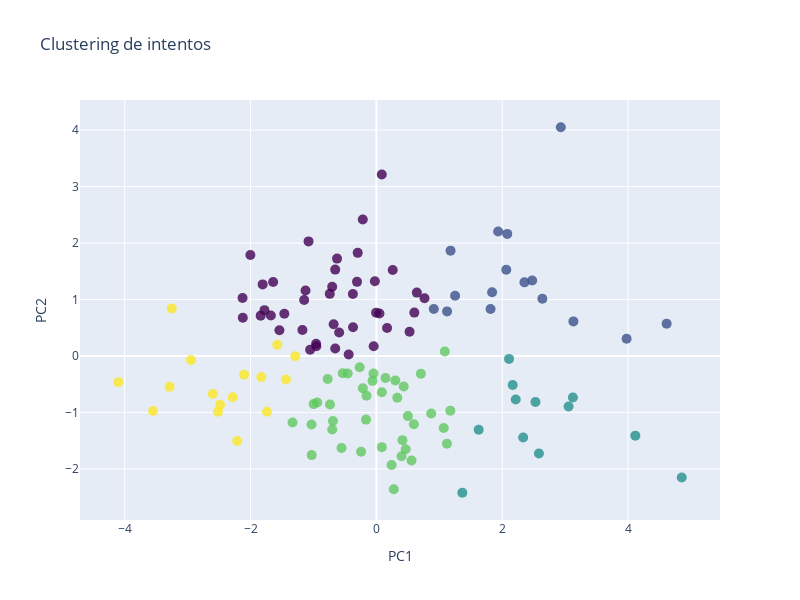

The cell this chart's notebook holds for it:
### Code cell
from sklearn.cluster import KMeans

#Coger las columnas necesarias para crear la matriz de características
matriz_caracteristicas = df_pca[['PC1', 'PC2']].values

# Normalizar los datos
matriz_caracteristicas_norm = StandardScaler().fit_transform(matriz_caracteristicas)

# Definimos o número de iteracións
n_iter = 20

# Obtemos os mesmos centroides iniciais que antes
SEED_VALUE = 190463  # NON CAMBIES ESTE SEED, así todos teremos os mesmos resultados
np.random.seed(SEED_VALUE)
centr_iniciais = matriz_caracteristicas_norm[np.random.choice(matriz_caracteristicas_norm.shape[0], size=5, replace=False)]

# Definimos o modelo
model = KMeans(n_clusters=len(centr_iniciais), init=centr_iniciais, n_init=1,
            max_iter=n_iter, algorithm='full', random_state=SEED_VALUE)

# Axustamos o modelo aos datos
np.random.seed(SEED_VALUE)
#df
agrupamento = model.fit(matriz_caracteristicas_norm)

# Crear la figura
fig = go.Figure(data=[go.Scatter(x=df_pca['PC1'], y=df_pca['PC2'], mode='markers',
                                 marker=dict(size=10, color=agrupamento.labels_ + 1, opacity=0.8,
                                             colorscale='Viridis'),
                                              hovertext=df['token'] + '<br>' + 'Género: ' + df['G03Q02'] + '<br>' +
                                            'Edad: ' + df['G03Q01'].astype(str) + '<br>' +
                                            'Tiempo: ' + df['tiempo'].astype(str) + '<br>' +
                                            'Intentos: ' + df['intentos'].astype(str) + '<br>' +
                                            'Ult. nivel: ' + df['ultNivel'].astype(str) + '<br>' + 
                                            'Errores: ' + df['errores'].astype(str))])

# Configurar layout
fig.update_layout(title='Clustering de intentos',
                  xaxis_title='PC1',
                  yaxis_title='PC2',
                  width=800, height=600)

# Mostrar gráfica
fig.show()

### Figure 1 — Plotly figure (JSON) as saved in the notebook; plotly's stock layout.template omitted (floating-point values rounded to 4 significant figures)
{"data": [{"hovertext": ["accul<br>Género: Masculino<br>Edad: 14<br>Tiempo: 7.387431786977449<br>Intentos: 3.65<br>Ult. nivel: 19.0<br>Errores: 10.0", "aotlm<br>Género: Masculino<br>Edad: 15<br>Tiempo: 8.364646464646464<br>Intentos: 2.25<br>Ult. nivel: 19.0<br>Errores: 4.0", "asopk<br>Género: Masculino<br>Edad: 14<br>Tiempo: 5.66688058962668<br>Intentos: 1.8857142857142857<br>Ult. nivel: 34.0<br>Errores: 18.0", "atlzs<br>Género: Femenino<br>Edad: 14<br>Tiempo: 5.2721702262779555<br>Intentos: 2.423076923076923<br>Ult. nivel: 25.0<br>Errores: 7.0", "auvqa<br>Género: Femenino<br>Edad: 14<br>Tiempo: 6.953159172767432<br>Intentos: 2.0434782608695654<br>Ult. nivel: 22.0<br>Errores: 11.0", "bajbm<br>Género: Femenino<br>Edad: 12<br>Tiempo: 10.741531072413425<br>Intentos: 2.2777777777777777<br>Ult. nivel: 17.0<br>Errores: 7.0", "bdwyj<br>Género: Masculino<br>Edad: 13<br>Tiempo: 6.006919501533505<br>Intentos: 2.95<br>Ult. nivel: 19.0<br>Errores: 12.0", "bhyhw<br>Género: Masculino<br>Edad: 14<br>Tiempo: 5.9184903996983005<br>Intentos: 1.8928571428571428<br>Ult. nivel: 27.0<br>Errores: 17.0", "bjvnt<br>Género: Femenino<br>Edad: 15<br>Tiempo: 3.0<br>Intentos: 2.7<br>Ult. nivel: 9.0<br>Errores: 0.0", "blvkx<br>Género: Otro<br>Edad: 13<br>Tiempo: 10.174072814537242<br>Intentos: 3.0<br>Ult. nivel: 17.0<br>Errores: 7.0", "buvgs<br>Género: Femenino<br>Edad: 12<br>Tiempo: 6.534244670777939<br>Intentos: 2.6363636363636362<br>Ult. nivel: 21.0<br>Errores: 11.0", "cmbfi<br>Género: Masculino<br>Edad: 13<br>Tiempo: 5.88371517945725<br>Intentos: 1.5161290322580645<br>Ult. nivel: 30.0<br>Errores: 10.0", "cojqb<br>Género: Femenino<br>Edad: 8<br>Tiempo: 9.861496943227714<br>Intentos: 3.1666666666666665<br>Ult. nivel: 17.0<br>Errores: 9.0", "dunul<br>Género: Otro<br>Edad: 14<br>Tiempo: 6.514073449377036<br>Intentos: 1.5862068965517242<br>Ult. nivel: 28.0<br>Errores: 18.0", "dwqwi<br>Género: Femenino<br>Edad: 13<br>Tiempo: 7.042073841699589<br>Intentos: 1.8888888888888888<br>Ult. nivel: 26.0<br>Errores: 13.0", "eayrh<br>Género: Femenino<br>Edad: 13<br>Tiempo: 5.227794532407455<br>Intentos: 2.739130434782609<br>Ult. nivel: 22.0<br>Errores: 14.0", "edxmq<br>Género: Masculino<br>Edad: 14<br>Tiempo: 4.876273102342244<br>Intentos: 4.95<br>Ult. nivel: 19.0<br>Errores: 10.0", "ejeuw<br>Género: Femenino<br>Edad: 13<br>Tiempo: 5.498622248696226<br>Intentos: 2.2857142857142856<br>Ult. nivel: 20.0<br>Errores: 6.0", "epjcx<br>Género: Masculino<br>Edad: 12<br>Tiempo: 6.394230769230769<br>Intentos: 5.555555555555555<br>Ult. nivel: 8.0<br>Errores: 0.0", "epqkm<br>Género: Masculino<br>Edad: 14<br>Tiempo: 6.644117647058823<br>Intentos: 2.3846153846153846<br>Ult. nivel: 12.0<br>Errores: 3.0", "eprdu<br>Género: Masculino<br>Edad: 14<br>Tiempo: 4.852869642737504<br>Intentos: 1.7142857142857142<br>Ult. nivel: 34.0<br>Errores: 9.0", "ewqbs<br>Género: Masculino<br>Edad: 14<br>Tiempo: 5.38814728751379<br>Intentos: 3.1363636363636362<br>Ult. nivel: 21.0<br>Errores: 12.0", "fbldj<br>Género: Femenino<br>Edad: 12<br>Tiempo: 5.926862242549875<br>Intentos: 2.037037037037037<br>Ult. nivel: 26.0<br>Errores: 12.0", "fivin<br>Género: Femenino<br>Edad: 15<br>Tiempo: 5.590452350679623<br>Intentos: 2.0<br>Ult. nivel: 19.0<br>Errores: 4.0", "fkmtp<br>Género: Masculino<br>Edad: 13<br>Tiempo: 6.539926664430361<br>Intentos: 2.72<br>Ult. nivel: 24.0<br>Errores: 12.0", "fmtrq<br>Género: Masculino<br>Edad: 13<br>Tiempo: 6.209522594985178<br>Intentos: 1.9130434782608696<br>Ult. nivel: 22.0<br>Errores: 10.0", "fmupf<br>Género: Masculino<br>Edad: 12<br>Tiempo: 7.103058166613154<br>Intentos: 2.1666666666666665<br>Ult. nivel: 23.0<br>Errores: 15.0", "ftpnb<br>Género: Masculino<br>Edad: 14<br>Tiempo: 4.317314444755255<br>Intentos: 1.5714285714285714<br>Ult. nivel: 34.0<br>Errores: 13.0", "gcpze<br>Género: Masculino<br>Edad: 13<br>Tiempo: 4.3781678015463505<br>Intentos: 1.4<br>Ult. nivel: 34.0<br>Errores: 15.0", "gdljy<br>Género: Femenino<br>Edad: 14<br>Tiempo: 6.65150950240236<br>Intentos: 4.176470588235294<br>Ult. nivel: 16.0<br>Errores: 5.0", "gguuc<br>Género: Femenino<br>Edad: 15<br>Tiempo: 3.6981225296442686<br>Intentos: 4.35<br>Ult. nivel: 19.0<br>Errores: 9.0", "gleqe<br>Género: Masculino<br>Edad: 13<br>Tiempo: 5.278053630898049<br>Intentos: 2.04<br>Ult. nivel: 24.0<br>Errores: 8.0", "grkij<br>Género: Femenino<br>Edad: 14<br>Tiempo: 6.583177414607362<br>Intentos: 2.4782608695652173<br>Ult. nivel: 22.0<br>Errores: 9.0", "gzgfk<br>Género: Femenino<br>Edad: 13<br>Tiempo: 3.9166666666666665<br>Intentos: 4.666666666666667<br>Ult. nivel: 8.0<br>Errores: 0.0", "hcbyl<br>Género: Otro<br>Edad: 13<br>Tiempo: 6.363010504767166<br>Intentos: 3.2<br>Ult. nivel: 19.0<br>Errores: 10.0", "hjpbw<br>Género: Masculino<br>Edad: 13<br>Tiempo: 10.37903913026864<br>Intentos: 2.6842105263157894<br>Ult. nivel: 18.0<br>Errores: 13.0", "hpdxj<br>Género: Masculino<br>Edad: 14<br>Tiempo: 4.500753955856378<br>Intentos: 3.142857142857143<br>Ult. nivel: 20.0<br>Errores: 7.0", "hqmhq<br>Género: Masculino<br>Edad: 15<br>Tiempo: 8.195984432234432<br>Intentos: 1.6666666666666667<br>Ult. nivel: 17.0<br>Errores: 8.0", "huyyb<br>Género: Masculino<br>Edad: 14<br>Tiempo: 7.531805612687966<br>Intentos: 2.6842105263157894<br>Ult. nivel: 18.0<br>Errores: 12.0", "icllt<br>Género: Femenino<br>Edad: 12<br>Tiempo: 8.219693111179078<br>Intentos: 2.217391304347826<br>Ult. nivel: 22.0<br>Errores: 9.0", "idmzi<br>Género: Masculino<br>Edad: 14<br>Tiempo: 8.093333333333334<br>Intentos: 3.5714285714285716<br>Ult. nivel: 13.0<br>Errores: 3.0", "ikcar<br>Género: Femenino<br>Edad: 13<br>Tiempo: 5.853960325129708<br>Intentos: 1.8636363636363635<br>Ult. nivel: 21.0<br>Errores: 9.0", "ipdcp<br>Género: Masculino<br>Edad: 14<br>Tiempo: 4.02126287071644<br>Intentos: 2.3181818181818183<br>Ult. nivel: 21.0<br>Errores: 20.0", "itkas<br>Género: Masculino<br>Edad: 12<br>Tiempo: 5.241525141525141<br>Intentos: 4.5<br>Ult. nivel: 17.0<br>Errores: 9.0", "ixrux<br>Género: Masculino<br>Edad: 12<br>Tiempo: 7.1570929417651<br>Intentos: 3.55<br>Ult. nivel: 19.0<br>Errores: 12.0", "jhbuv<br>Género: Masculino<br>Edad: 15<br>Tiempo: 6.425109456938725<br>Intentos: 2.4285714285714284<br>Ult. nivel: 20.0<br>Errores: 5.0", "jozyx<br>Género: Femenino<br>Edad: 14<br>Tiempo: 4.979539345063539<br>Intentos: 3.3529411764705883<br>Ult. nivel: 16.0<br>Errores: 5.0", "khadt<br>Género: Femenino<br>Edad: 14<br>Tiempo: 5.666210100696625<br>Intentos: 2.0<br>Ult. nivel: 26.0<br>Errores: 11.0", "khfha<br>Género: Femenino<br>Edad: 13<br>Tiempo: 6.31875062232205<br>Intentos: 4.045454545454546<br>Ult. nivel: 21.0<br>Errores: 10.0", "kkliq<br>Género: Femenino<br>Edad: 14<br>Tiempo: 9.435239681205685<br>Intentos: 3.125<br>Ult. nivel: 23.0<br>Errores: 12.0", "kkoif<br>Género: Femenino<br>Edad: 13<br>Tiempo: 5.55540728042366<br>Intentos: 1.7857142857142858<br>Ult. nivel: 27.0<br>Errores: 19.0", "kmqou<br>Género: Otro<br>Edad: 13<br>Tiempo: 4.042613993727187<br>Intentos: 2.8636363636363638<br>Ult. nivel: 21.0<br>Errores: 17.0", "knewj<br>Género: Femenino<br>Edad: 15<br>Tiempo: 10.15079365079365<br>Intentos: 2.0<br>Ult. nivel: 10.0<br>Errores: 0.0", "krahz<br>Género: Femenino<br>Edad: 13<br>Tiempo: 7.7430285873192455<br>Intentos: 1.5555555555555556<br>Ult. nivel: 26.0<br>Errores: 11.0", "kzles<br>Género: Femenino<br>Edad: 12<br>Tiempo: 6.373680221239488<br>Intentos: 1.52<br>Ult. nivel: 24.0<br>Errores: 13.0", "lhrbj<br>Género: Femenino<br>Edad: 15<br>Tiempo: 7.676746335952185<br>Intentos: 1.9583333333333333<br>Ult. nivel: 23.0<br>Errores: 7.0", "loemd<br>Género: Otro<br>Edad: 14<br>Tiempo: 8.376097840029855<br>Intentos: 1.5925925925925926<br>Ult. nivel: 26.0<br>Errores: 13.0", "lohyo<br>Género: Femenino<br>Edad: 12<br>Tiempo: 3.659881180504039<br>Intentos: 4.476190476190476<br>Ult. nivel: 20.0<br>Errores: 11.0", "lwryl<br>Género: Masculino<br>Edad: 14<br>Tiempo: 7.0002127939627945<br>Intentos: 2.736842105263158<br>Ult. nivel: 18.0<br>Errores: 15.0", "mewpz<br>Género: Femenino<br>Edad: 12<br>Tiempo: 5.905385991682576<br>Intentos: 3.6818181818181817<br>Ult. nivel: 21.0<br>Errores: 12.0", "mgaak<br>Género: Masculino<br>Edad: 15<br>Tiempo: 4.055539013831696<br>Intentos: 1.4<br>Ult. nivel: 34.0<br>Errores: 13.0", "mjiso<br>Género: Femenino<br>Edad: 15<br>Tiempo: 7.447546147080591<br>Intentos: 1.44<br>Ult. nivel: 24.0<br>Errores: 15.0", "mymho<br>Género: Femenino<br>Edad: 15<br>Tiempo: 6.705357142857143<br>Intentos: 4.833333333333333<br>Ult. nivel: 11.0<br>Errores: 4.0", "ngavz<br>Género: Masculino<br>Edad: 14<br>Tiempo: 3.2644416828591605<br>Intentos: 2.4857142857142858<br>Ult. nivel: 34.0<br>Errores: 22.0", "nhbnj<br>Género: Masculino<br>Edad: 12<br>Tiempo: 6.987273001508295<br>Intentos: 5.052631578947368<br>Ult. nivel: 18.0<br>Errores: 8.0", "nuasx<br>Género: Masculino<br>Edad: 13<br>Tiempo: 5.669475396398473<br>Intentos: 3.8<br>Ult. nivel: 19.0<br>Errores: 7.0", "oahey<br>Género: Masculino<br>Edad: 13<br>Tiempo: 5.888230004492558<br>Intentos: 1.6896551724137931<br>Ult. nivel: 28.0<br>Errores: 18.0", "onyep<br>Género: Femenino<br>Edad: 14<br>Tiempo: 4.852661348416973<br>Intentos: 3.7037037037037037<br>Ult. nivel: 26.0<br>Errores: 12.0", "orjyn<br>Género: Femenino<br>Edad: 12<br>Tiempo: 4.978347070236471<br>Intentos: 4.083333333333333<br>Ult. nivel: 23.0<br>Errores: 17.0", "pbgky<br>Género: Masculino<br>Edad: 13<br>Tiempo: 5.538329124262537<br>Intentos: 2.25<br>Ult. nivel: 23.0<br>Errores: 14.0", "pbwkf<br>Género: Masculino<br>Edad: 13<br>Tiempo: 4.321942704624349<br>Intentos: 2.5833333333333335<br>Ult. nivel: 23.0<br>Errores: 11.0", "pleui<br>Género: Masculino<br>Edad: 13<br>Tiempo: 6.004582190286532<br>Intentos: 1.8148148148148149<br>Ult. nivel: 26.0<br>Errores: 14.0", "pqwaf<br>Género: Masculino<br>Edad: 12<br>Tiempo: 9.510852573352572<br>Intentos: 1.3214285714285714<br>Ult. nivel: 27.0<br>Errores: 15.0", "prpej<br>Género: Femenino<br>Edad: 12<br>Tiempo: 8.875632870297162<br>Intentos: 2.3157894736842106<br>Ult. nivel: 18.0<br>Errores: 4.0", "psido<br>Género: Masculino<br>Edad: 14<br>Tiempo: 7.010320140118698<br>Intentos: 2.590909090909091<br>Ult. nivel: 21.0<br>Errores: 18.0", "ptmkr<br>Género: Masculino<br>Edad: 13<br>Tiempo: 4.829526955520797<br>Intentos: 3.9565217391304346<br>Ult. nivel: 22.0<br>Errores: 19.0", "pygoc<br>Género: Otro<br>Edad: 14<br>Tiempo: 4.913241611079862<br>Intentos: 1.5333333333333334<br>Ult. nivel: 29.0<br>Errores: 12.0", "pzfdd<br>Género: Masculino<br>Edad: 13<br>Tiempo: 5.331609096527827<br>Intentos: 2.45<br>Ult. nivel: 19.0<br>Errores: 10.0", "qeqyj<br>Género: Masculino<br>Edad: 13<br>Tiempo: 4.537446423088415<br>Intentos: 2.2<br>Ult. nivel: 24.0<br>Errores: 12.0", "qfsdj<br>Género: Masculino<br>Edad: 15<br>Tiempo: 5.958268429806341<br>Intentos: 1.2758620689655173<br>Ult. nivel: 28.0<br>Errores: 14.0", "qgcgc<br>Género: Masculino<br>Edad: 12<br>Tiempo: 5.285877107231274<br>Intentos: 2.2962962962962963<br>Ult. nivel: 26.0<br>Errores: 13.0", "qwnpf<br>Género: Masculino<br>Edad: 12<br>Tiempo: 9.060051963293853<br>Intentos: 2.736842105263158<br>Ult. nivel: 18.0<br>Errores: 8.0", "raqdt<br>Género: Femenino<br>Edad: 13<br>Tiempo: 6.751497953227829<br>Intentos: 1.9090909090909092<br>Ult. nivel: 21.0<br>Errores: 10.0", "rdiaf<br>Género: Masculino<br>Edad: 14<br>Tiempo: 4.537196446447847<br>Intentos: 3.607142857142857<br>Ult. nivel: 27.0<br>Errores: 16.0", "rfofs<br>Género: Masculino<br>Edad: 13<br>Tiempo: 6.5<br>Intentos: 6.25<br>Ult. nivel: 7.0<br>Errores: 0.0", "rkmrw<br>Género: Femenino<br>Edad: 12<br>Tiempo: 8.145612216959922<br>Intentos: 2.0<br>Ult. nivel: 20.0<br>Errores: 8.0", "rqaby<br>Género: Masculino<br>Edad: 12<br>Tiempo: 7.260729949874687<br>Intentos: 3.933333333333333<br>Ult. nivel: 14.0<br>Errores: 10.0", "rsjxu<br>Género: Otro<br>Edad: 12<br>Tiempo: 5.637196336121067<br>Intentos: 6.071428571428571<br>Ult. nivel: 13.0<br>Errores: 4.0", "sbexy<br>Género: Femenino<br>Edad: 12<br>Tiempo: 10.997455322455323<br>Intentos: 4.538461538461538<br>Ult. nivel: 12.0<br>Errores: 3.0", "srjon<br>Género: Masculino<br>Edad: 13<br>Tiempo: 5.876009356765388<br>Intentos: 1.3333333333333333<br>Ult. nivel: 26.0<br>Errores: 14.0", "stiry<br>Género: Femenino<br>Edad: 15<br>Tiempo: 7.055726092089728<br>Intentos: 1.368421052631579<br>Ult. nivel: 18.0<br>Errores: 6.0", "swvxx<br>Género: Masculino<br>Edad: 14<br>Tiempo: 6.619645302334431<br>Intentos: 3.6315789473684212<br>Ult. nivel: 18.0<br>Errores: 10.0", "sxipu<br>Género: Femenino<br>Edad: 14<br>Tiempo: 4.511074696811374<br>Intentos: 4.368421052631579<br>Ult. nivel: 18.0<br>Errores: 6.0", "sybwc<br>Género: Masculino<br>Edad: 12<br>Tiempo: 9.07651727876489<br>Intentos: 2.45<br>Ult. nivel: 19.0<br>Errores: 7.0", "tavin<br>Género: Masculino<br>Edad: 15<br>Tiempo: 6.012539279585058<br>Intentos: 2.56<br>Ult. nivel: 24.0<br>Errores: 12.0", "tcvyz<br>Género: Femenino<br>Edad: 13<br>Tiempo: 6.714398629879443<br>Intentos: 2.736842105263158<br>Ult. nivel: 18.0<br>Errores: 5.0", "tekwp<br>Género: Masculino<br>Edad: 14<br>Tiempo: 4.290134128369423<br>Intentos: 5.333333333333333<br>Ult. nivel: 20.0<br>Errores: 10.0", "thaho<br>Género: Masculino<br>Edad: 13<br>Tiempo: 5.156926548397137<br>Intentos: 3.391304347826087<br>Ult. nivel: 22.0<br>Errores: 14.0", "tinco<br>Género: Femenino<br>Edad: 15<br>Tiempo: 9.401666666666666<br>Intentos: 3.7142857142857144<br>Ult. nivel: 13.0<br>Errores: 4.0", "tjfzy<br>Género: Masculino<br>Edad: 13<br>Tiempo: 4.451075787092688<br>Intentos: 5.4<br>Ult. nivel: 19.0<br>Errores: 5.0", "tqgyp<br>Género: Masculino<br>Edad: 14<br>Tiempo: 2.4972596987591933<br>Intentos: 5.172413793103448<br>Ult. nivel: 28.0<br>Errores: 19.0", "ubmtx<br>Género: Otro<br>Edad: 14<br>Tiempo: 4.38939568397978<br>Intentos: 4.190476190476191<br>Ult. nivel: 20.0<br>Errores: 11.0", "ucdvy<br>Género: Masculino<br>Edad: 15<br>Tiempo: 4.5519962022364195<br>Intentos: 3.6666666666666665<br>Ult. nivel: 23.0<br>Errores: 12.0", "uniee<br>Género: Femenino<br>Edad: 13<br>Tiempo: 5.448670088220188<br>Intentos: 3.130434782608696<br>Ult. nivel: 22.0<br>Errores: 17.0", "uzzpo<br>Género: Femenino<br>Edad: 13<br>Tiempo: 4.991653613267097<br>Intentos: 1.5925925925925926<br>Ult. nivel: 26.0<br>Errores: 12.0", "vddlg<br>Género: Femenino<br>Edad: 14<br>Tiempo: 4.5<br>Intentos: 2.0<br>Ult. nivel: 9.0<br>Errores: 0.0", "vsxld<br>Género: Femenino<br>Edad: 13<br>Tiempo: 6.712788207361145<br>Intentos: 1.2692307692307692<br>Ult. nivel: 25.0<br>Errores: 9.0", "vvqlm<br>Género: Masculino<br>Edad: 14<br>Tiempo: 5.077514397367338<br>Intentos: 3.0454545454545454<br>Ult. nivel: 21.0<br>Errores: 10.0", "wjaxi<br>Género: Masculino<br>Edad: 15<br>Tiempo: 4.900420233547792<br>Intentos: 1.9259259259259258<br>Ult. nivel: 26.0<br>Errores: 17.0", "wqmgq<br>Género: Masculino<br>Edad: 15<br>Tiempo: 5.2804359890976835<br>Intentos: 6.0<br>Ult. nivel: 17.0<br>Errores: 9.0", "xbmmw<br>Género: Masculino<br>Edad: 13<br>Tiempo: 5.33702511921322<br>Intentos: 2.3703703703703702<br>Ult. nivel: 26.0<br>Errores: 18.0", "xnpqf<br>Género: Masculino<br>Edad: 14<br>Tiempo: 8.094084874448411<br>Intentos: 1.4545454545454546<br>Ult. nivel: 21.0<br>Errores: 9.0", "xtdrq<br>Género: Femenino<br>Edad: 15<br>Tiempo: 10.569654997779997<br>Intentos: 2.111111111111111<br>Ult. nivel: 17.0<br>Errores: 7.0", "yazod<br>Género: Masculino<br>Edad: 15<br>Tiempo: 5.820794022420461<br>Intentos: 2.16<br>Ult. nivel: 24.0<br>Errores: 12.0", "yfohf<br>Género: Femenino<br>Edad: 14<br>Tiempo: 7.4126016202935165<br>Intentos: 2.727272727272727<br>Ult. nivel: 21.0<br>Errores: 10.0", "yvpmf<br>Género: Masculino<br>Edad: 13<br>Tiempo: 4.227706940869089<br>Intentos: 4.083333333333333<br>Ult. nivel: 23.0<br>Errores: 11.0", "yxewz<br>Género: Femenino<br>Edad: 15<br>Tiempo: 8.988076891634204<br>Intentos: 4.105263157894737<br>Ult. nivel: 18.0<br>Errores: 5.0", "yxjji<br>Género: Masculino<br>Edad: 15<br>Tiempo: 9.882352941176471<br>Intentos: 6.166666666666667<br>Ult. nivel: 11.0<br>Errores: 1.0", "yyvas<br>Género: Femenino<br>Edad: 12<br>Tiempo: 6.905855737364679<br>Intentos: 4.136363636363637<br>Ult. nivel: 21.0<br>Errores: 15.0", "zbgwk<br>Género: Otro<br>Edad: 15<br>Tiempo: 5.978548644338118<br>Intentos: 4.933333333333334<br>Ult. nivel: 14.0<br>Errores: 6.0", "zcibf<br>Género: Femenino<br>Edad: 13<br>Tiempo: 7.610657148234788<br>Intentos: 1.6956521739130435<br>Ult. nivel: 22.0<br>Errores: 9.0", "zdnso<br>Género: Femenino<br>Edad: 15<br>Tiempo: 5.407340943181171<br>Intentos: 1.9259259259259258<br>Ult. nivel: 26.0<br>Errores: 14.0", "zwzfv<br>Género: Masculino<br>Edad: 14<br>Tiempo: 8.120519417737954<br>Intentos: 3.0434782608695654<br>Ult. nivel: 22.0<br>Errores: 12.0", "zxvkj<br>Género: Femenino<br>Edad: 14<br>Tiempo: 5.417953081606242<br>Intentos: 2.0<br>Ult. nivel: 21.0<br>Errores: 7.0"], "marker": {"color": [4, 4, 5, 4, 4, 2, 1, 5, 4, 2, 1, 1, 2, 1, 1, 1, 4, 1, 2, 4, 5, 4, 1, 4, 1, 1, 1, 5, 5, 3, 4, 1, 4, 3, 1, 2, 4, 4, 4, 1, 3, 1, 5, 2, 2, 4, 4, 5, 2, 4, 1, 1, 3, 1, 1, 4, 1, 4, 4, 1, 5, 1, 3, 5, 2, 4, 1, 4, 1, 1, 5, 1, 1, 2, 4, 1, 1, 1, 5, 5, 1, 2, 1, 5, 3, 1, 2, 2, 2, 1, 4, 4, 4, 2, 4, 2, 4, 1, 3, 4, 5, 4, 4, 1, 1, 4, 1, 4, 5, 3, 1, 4, 3, 4, 4, 4, 3, 3, 1, 3, 1, 5, 4, 4], "colorscale": [[0, "#440154"], [0.1111, "#482878"], [0.2222, "#3e4989"], [0.3333, "#31688e"], [0.4444, "#26828e"], [0.5556, "#1f9e89"], [0.6667, "#35b779"], [0.7778, "#6ece58"], [0.8889, "#b5de2b"], [1, "#fde725"]], "opacity": 0.8, "size": 10}, "mode": "markers", "type": "scatter", "x": [0.8705, 1.07, -2.947, -0.9414, -0.4565, 2.476, -0.04302, -2.103, 0.2764, 2.637, -0.004753, -1.677, 2.931, -1.807, -0.6251, -0.7409, 0.4002, 0.04922, 3.976, 1.121, -2.599, -0.6904, -1.148, -0.1648, -0.3712, -0.5913, -0.2163, -3.286, -3.251, 1.626, -0.243, -0.9546, -0.2151, 2.214, 0.5272, 1.839, -0.5539, 0.4999, 0.3325, 0.6431, 2.333, -0.3734, -2.483, 1.251, 1.179, 0.08628, 0.4138, -1.437, 0.9123, 1.087, -2.002, -1.541, 3.123, -0.2968, -1.126, 0.1447, -0.308, -0.2653, -0.1574, 0.17, -3.55, -1.053, 2.583, -4.102, 2.353, 0.7064, -2.127, -0.9976, -0.6795, -1.176, -1.289, -1.463, 0.08623, 1.814, -0.7738, -0.9582, -2.123, -0.4404, -1.575, -2.283, -1.078, 2.08, -0.02445, -1.739, 4.115, 0.7647, 2.065, 3.131, 4.613, -1.779, 0.0864, 0.5959, 0.4658, 1.935, -1.031, 1.124, 0.2425, -0.6543, 3.054, 1.175, -2.213, -0.04614, -1.028, -0.7023, -1.641, 0.5584, -0.6542, -0.7012, -2.517, 1.366, -1.839, -0.06126, 2.108, -1.333, 0.3012, -0.5346, 2.528, 4.853, 0.603, 2.166, 0.2597, -1.829, 0.4342, -0.7371], "y": [-1.019, -1.274, -0.07175, -0.8216, -0.3106, 1.337, 0.1731, -0.3308, -2.361, 1.012, 0.7673, 0.7181, 4.05, 1.268, 1.724, 1.1, -1.775, 0.7519, 0.3061, -1.553, -0.672, -1.152, 0.9918, -1.127, 0.5086, 0.4159, 2.417, -0.5467, 0.8396, -1.305, -1.695, 0.1721, -0.5715, -0.7701, 0.4276, 1.129, -1.63, -1.065, -0.7411, 1.122, -1.444, 1.096, -0.862, 1.067, 1.865, -1.614, -1.49, -0.4176, 0.832, 0.07995, 1.789, 0.4548, -0.736, 1.826, 1.158, -0.3915, 1.313, -0.2009, -0.7036, 0.4944, -0.974, 0.111, -1.726, -0.4664, 1.304, -0.3148, 1.028, -0.8519, 0.5629, 0.46, -0.005971, 0.747, 3.213, 0.8311, -0.4083, 0.2172, 0.6771, 0.02592, 0.1986, -0.7317, 2.029, 2.161, 1.322, -0.9864, -1.41, 1.023, 1.527, 0.6124, 0.5728, 0.8114, -0.6425, -1.209, -1.651, 2.204, -1.213, 0.7893, -1.93, 0.1309, -0.8934, -0.9676, -1.504, -0.3119, -1.755, 1.227, 1.311, -1.85, 1.53, -1.302, -0.9873, -2.422, 0.714, -0.4407, -0.0515, -1.177, -0.4343, -0.3073, -0.8157, -2.151, 0.7682, -0.5149, 1.522, -0.3742, -0.5419, -0.8592]}], "layout": {"height": 600, "title": {"text": "Clustering de intentos"}, "width": 800, "xaxis": {"title": {"text": "PC1"}}, "yaxis": {"title": {"text": "PC2"}}}}
